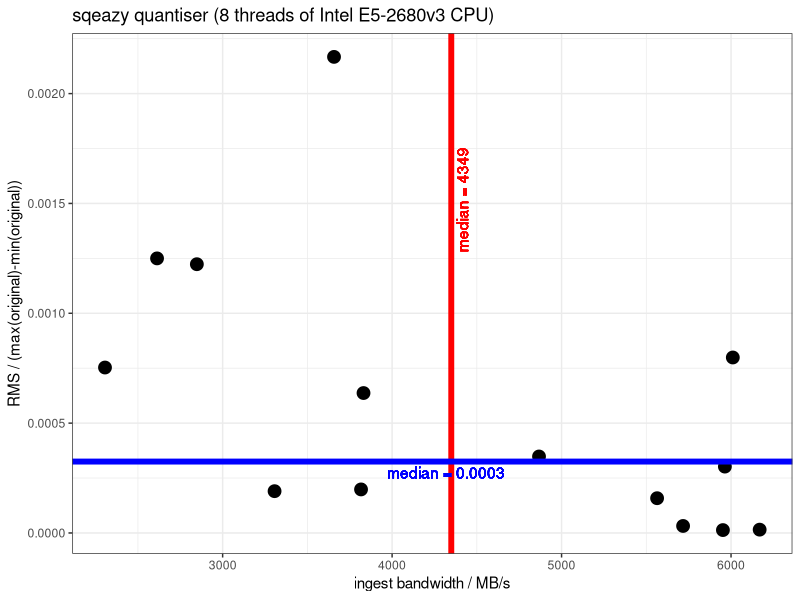
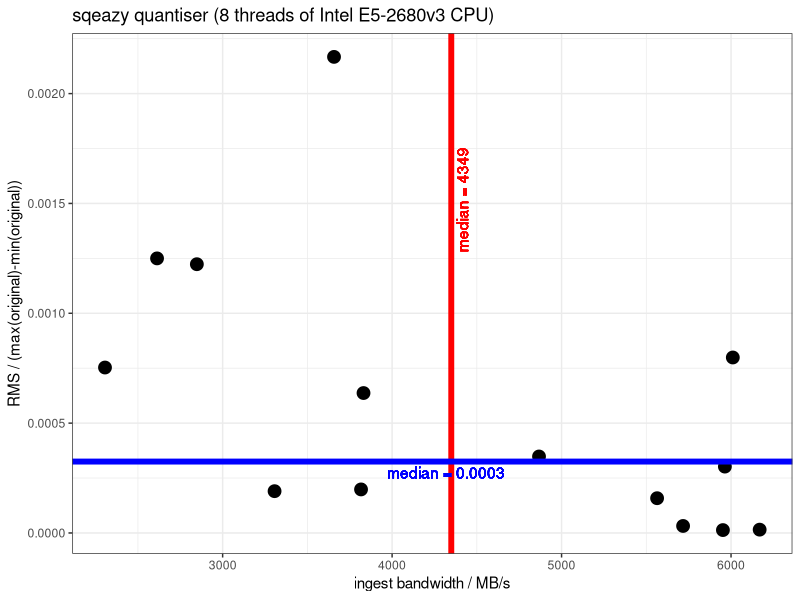
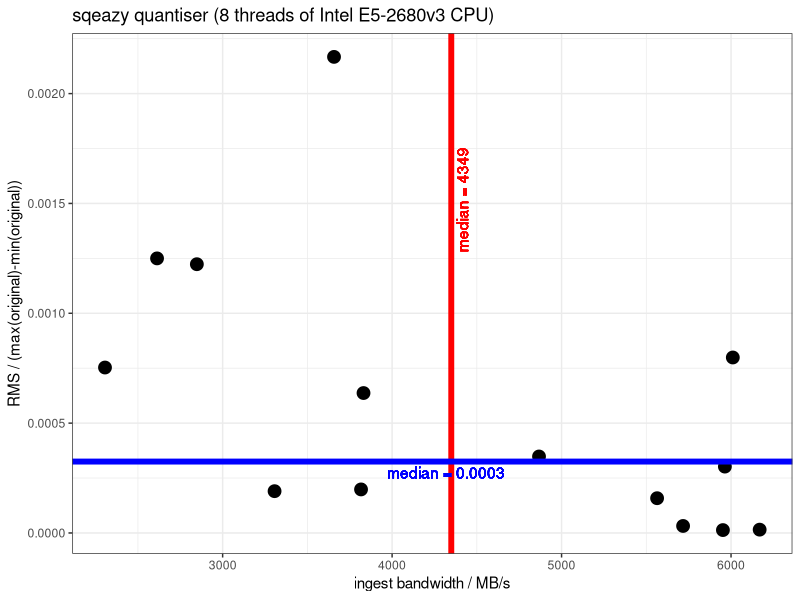
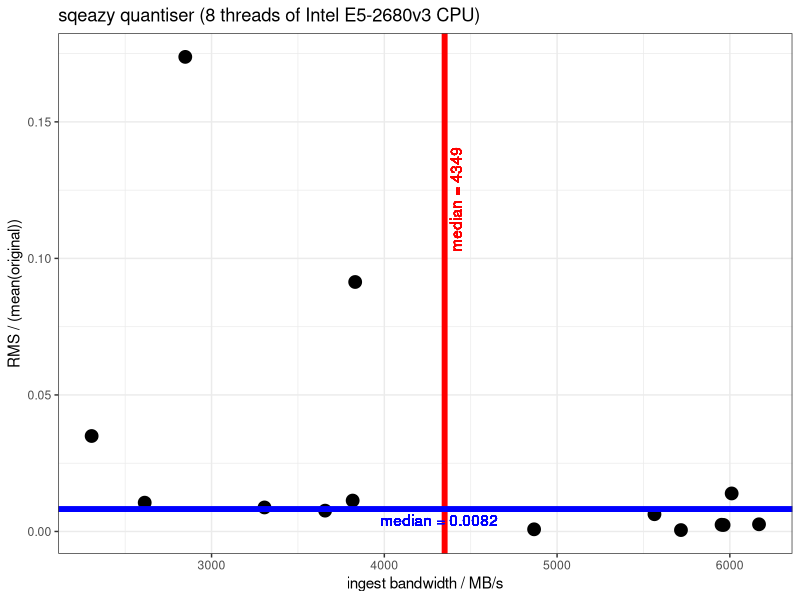
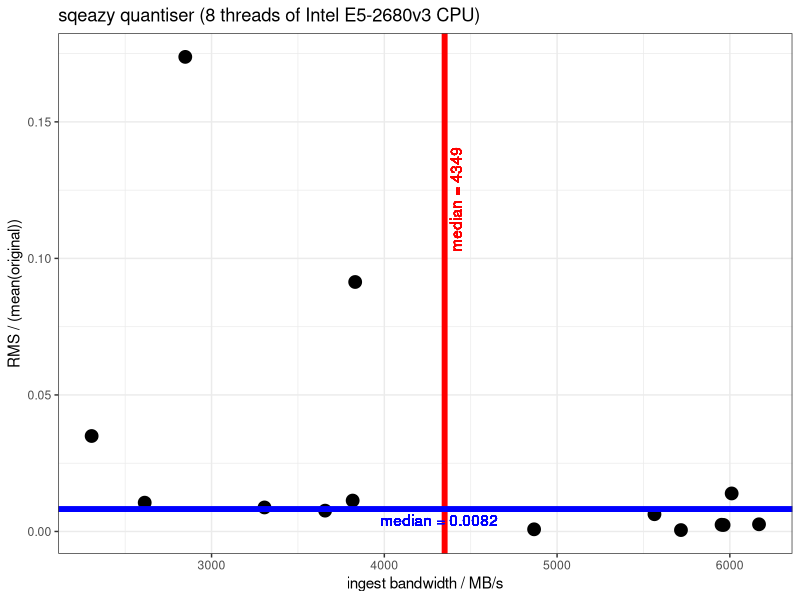
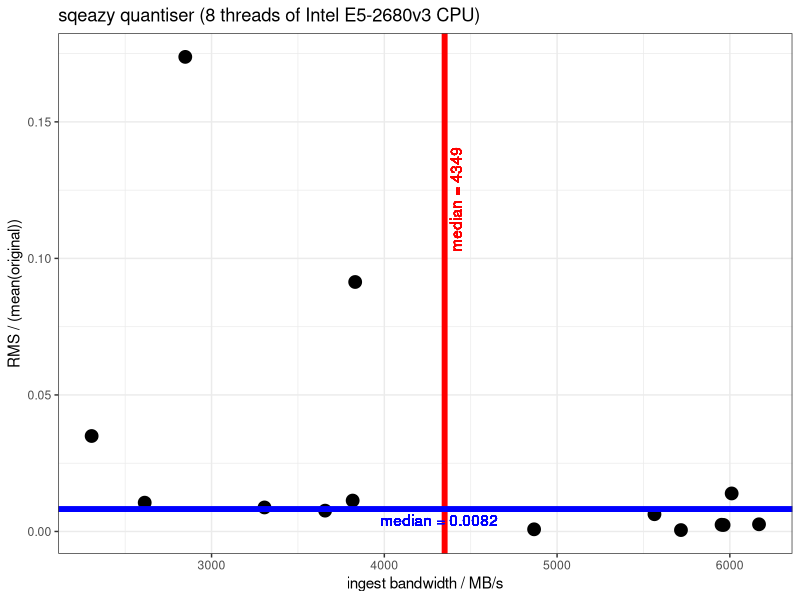
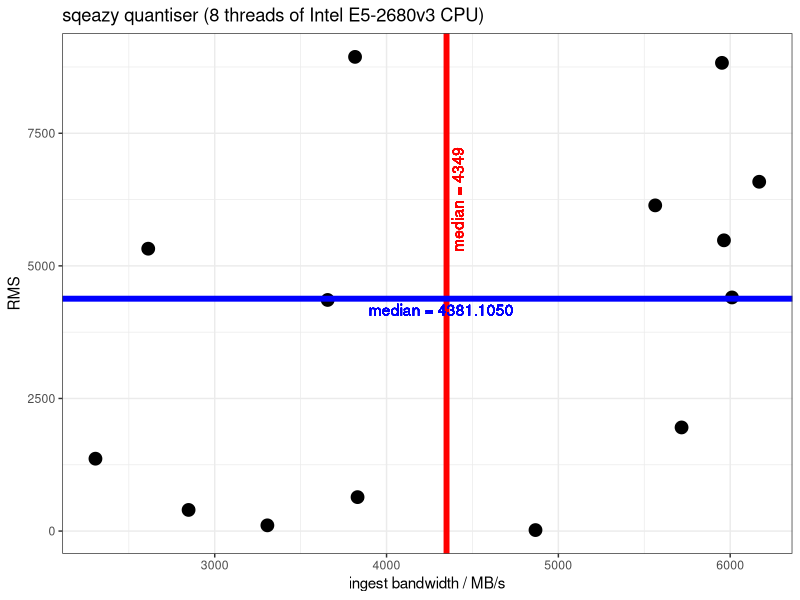
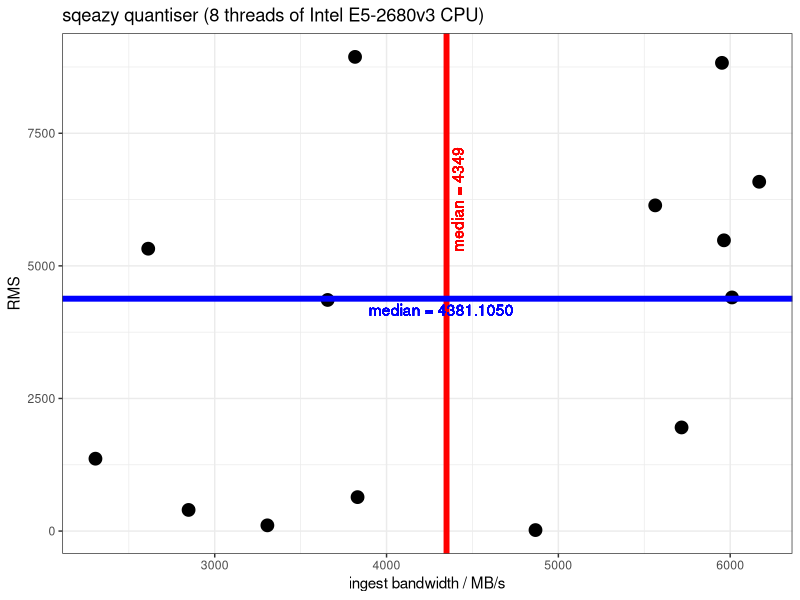

Here is the R script that generated these plots, in order:
#!/usr/bin/env Rscript
library(ggplot2)
library(dplyr, warn.conflicts=FALSE)
library(readr)
library(ggthemes)
library(tidyr)


add_colnames_for_enc = function(df){
    #colnames(df) = c("filename","sizeof_pixel","shape","n_elements","time_mus","final_bytes","id","comment")

    df = df %>% separate(comment, into = c("pipeline", "threads","timestamp"), sep = "\\|")
    df$threads = as.integer(gsub("threads","",df$threads))
    df$filename = gsub("\\.tif","",df$filename)

    return(df)
}

add_colnames_for_dec = function(ddf){
    #colnames(ddf) = c("mode","filename","pipeline","realtime_s","user_s","sys_s","exit_code","threads","timestamp")
    return(ddf)
}

add_colnames_for_qual = function(qdf){
    #colnames(qdf) = c("filename","pipeline","timestamp","bits_p_sample","left_drange","mse","nrmse","psnr","right_drange")
    return(qdf)
}


enc_df = read_csv("sqy-corpus-encode.csv"      )
enc_df = add_colnames_for_enc(enc_df)

gr_enc_df = enc <- enc_df %>%
    group_by(filename, sizeof_pixel,n_elements,final_bytes,pipeline,threads) %>%
    summarize( mn_time_mus = mean(time_mus), md_time_mus = median(time_mus), sd_time_mus = sd(time_mus)) %>%
    mutate( size_mb = n_elements*sizeof_pixel/(1024*1024), size_gb = size_mb/(1024),
           md_ingest_bw_mb_per_sec = size_mb*10e6/(md_time_mus),
           mn_ingest_bw_mb_per_sec = size_mb*10e6/(mn_time_mus),
           sd_ingest_bw_mb_per_sec = size_mb*10e6/(sd_time_mus)
           )

dec_df = read_csv("sqy-corpus-decode.csv"      )
dec_df = add_colnames_for_dec(dec_df)


qual_df = read_csv("sqy-corpus-quality.csv"      )
qual_df = add_colnames_for_qual(qual_df)


combined_enc = inner_join(gr_enc_df,qual_df,by = c("filename"="filename",
                                                   "pipeline"="pipeline"))

glimpse(combined_enc)
unique(combined_enc$pipeline)

to_plot = combined_enc %>% filter("quantiser->lz4" %in% pipeline) %>% mutate( obfuscated_filename = paste("corpus-",row_number(),sep=""))

glimpse(to_plot)
paste(unique(to_plot$filename))

xinter=median(to_plot$md_ingest_bw_mb_per_sec)
yinter=median(to_plot$nrmse)

quantizer_plot = ggplot( to_plot ,aes( x=md_ingest_bw_mb_per_sec,y=nrmse)) + theme_bw()
quantizer_plot = quantizer_plot + geom_point(size=4) 
quantizer_plot = quantizer_plot + ggtitle("sqeazy quantiser (8 threads of Intel E5-2680v3 CPU)")
quantizer_plot = quantizer_plot + xlab("ingest bandwidth / MB/s") + ylab(" RMS / (max(original)-min(original)) ")
quantizer_plot = quantizer_plot + geom_vline(xintercept=xinter, color="Red", size=2)
quantizer_plot = quantizer_plot + geom_text(aes(x=xinter, label=sprintf("\nmedian = %.0f",xinter), y=.7*max(nrmse)),
                                            colour="red", angle=90, text=element_text(size=11))

quantizer_plot = quantizer_plot + geom_hline(yintercept=yinter, color="Blue", size=2)
quantizer_plot = quantizer_plot + geom_text(aes(y=yinter, label=sprintf("\nmedian = %.4f",yinter), x=.7*max(md_ingest_bw_mb_per_sec)),
                                            colour="blue", text=element_text(size=11))


ggsave("sqy_quantizer_nrmse.png",quantizer_plot,height=4)
ggsave("sqy_quantizer_nrmse.svg",quantizer_plot,height=4)
ggsave("sqy_quantizer_nrmse.pdf",quantizer_plot,height=4)


xinter=median(to_plot$md_ingest_bw_mb_per_sec)
yinter=median(to_plot$mnmse)

median_based_plot = ggplot( to_plot ,aes( x=md_ingest_bw_mb_per_sec,y=mnmse)) + theme_bw()
median_based_plot = median_based_plot + geom_point(size=4) 
median_based_plot = median_based_plot + ggtitle("sqeazy quantiser (8 threads of Intel E5-2680v3 CPU)")
median_based_plot = median_based_plot + xlab("ingest bandwidth / MB/s") + ylab(" RMS / (mean(original)) ")
median_based_plot = median_based_plot + geom_vline(xintercept=xinter, color="Red", size=2)
median_based_plot = median_based_plot + geom_text(aes(x=xinter, label=sprintf("\nmedian = %.0f",xinter), y=.7*max(mnmse)),
                                            colour="red", angle=90, text=element_text(size=11))

median_based_plot = median_based_plot + geom_hline(yintercept=yinter, color="Blue", size=2)
median_based_plot = median_based_plot + geom_text(aes(y=yinter, label=sprintf("\nmedian = %.4f",yinter), x=.7*max(md_ingest_bw_mb_per_sec)),
                                            colour="blue", text=element_text(size=11))


ggsave("sqy_median_based_mnmse.png",median_based_plot,height=4)
ggsave("sqy_median_based_mnmse.svg",median_based_plot,height=4)
ggsave("sqy_median_based_mnmse.pdf",median_based_plot,height=4)

xinter=median(to_plot$md_ingest_bw_mb_per_sec)
yinter=median(to_plot$rms)

median_based_plot = ggplot( to_plot ,aes( x=md_ingest_bw_mb_per_sec,y=rms)) + theme_bw()
median_based_plot = median_based_plot + geom_point(size=4) 
median_based_plot = median_based_plot + ggtitle("sqeazy quantiser (8 threads of Intel E5-2680v3 CPU)")
median_based_plot = median_based_plot + xlab("ingest bandwidth / MB/s") + ylab(" RMS ")
median_based_plot = median_based_plot + geom_vline(xintercept=xinter, color="Red", size=2)
median_based_plot = median_based_plot + geom_text(aes(x=xinter, label=sprintf("\nmedian = %.0f",xinter), y=.7*max(rms)),
                                            colour="red", angle=90, text=element_text(size=11))

median_based_plot = median_based_plot + geom_hline(yintercept=yinter, color="Blue", size=2)
median_based_plot = median_based_plot + geom_text(aes(y=yinter, label=sprintf("\nmedian = %.4f",yinter), x=.7*max(md_ingest_bw_mb_per_sec)),
                                            colour="blue", text=element_text(size=11))


ggsave("sqy_rms.png",median_based_plot,height=4)
ggsave("sqy_rms.svg",median_based_plot,height=4)
ggsave("sqy_rms.pdf",median_based_plot,height=4)
